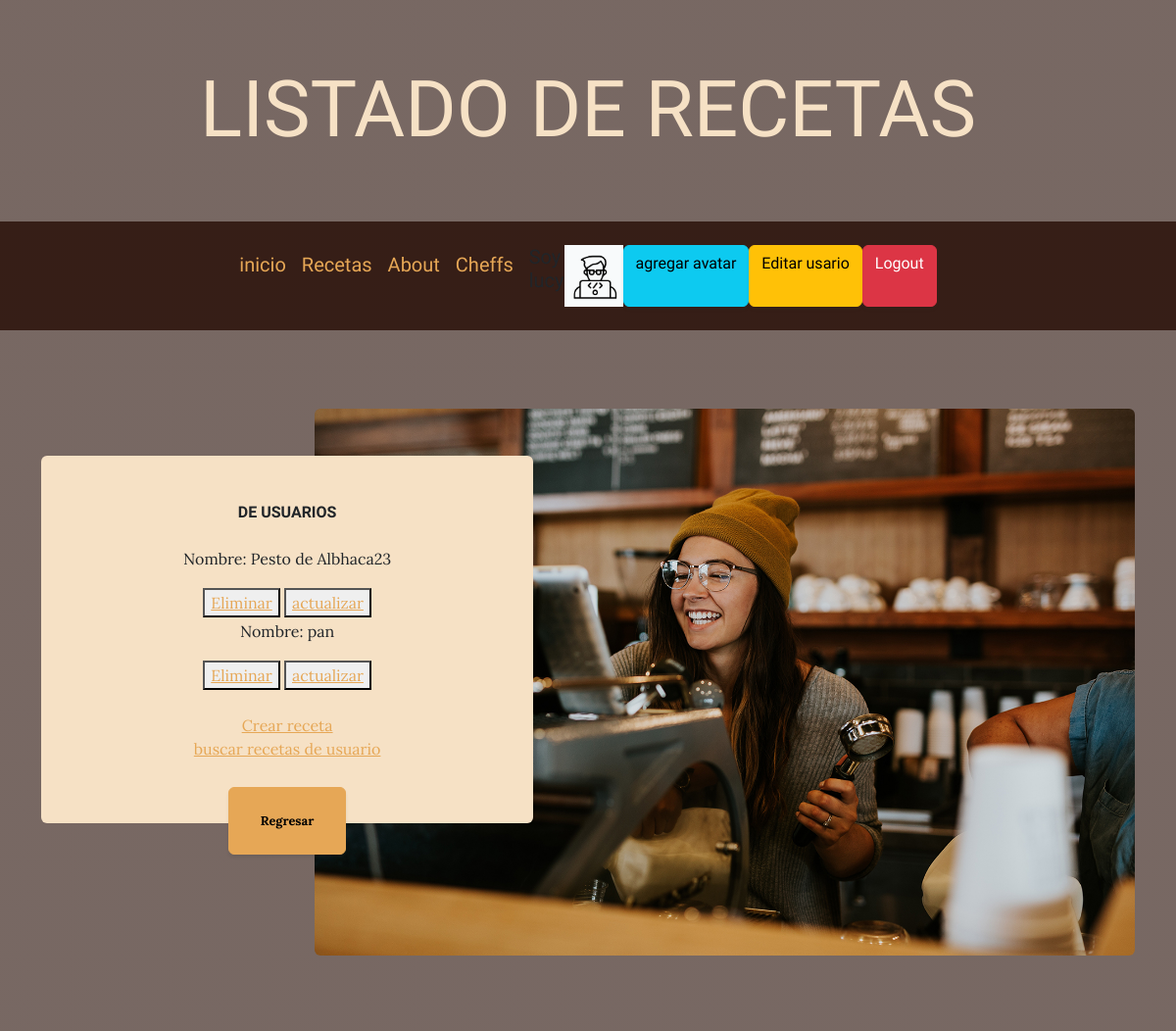
Page /AppRecetas/recetasMain/ (signed in, upper part) on the earlier database version.
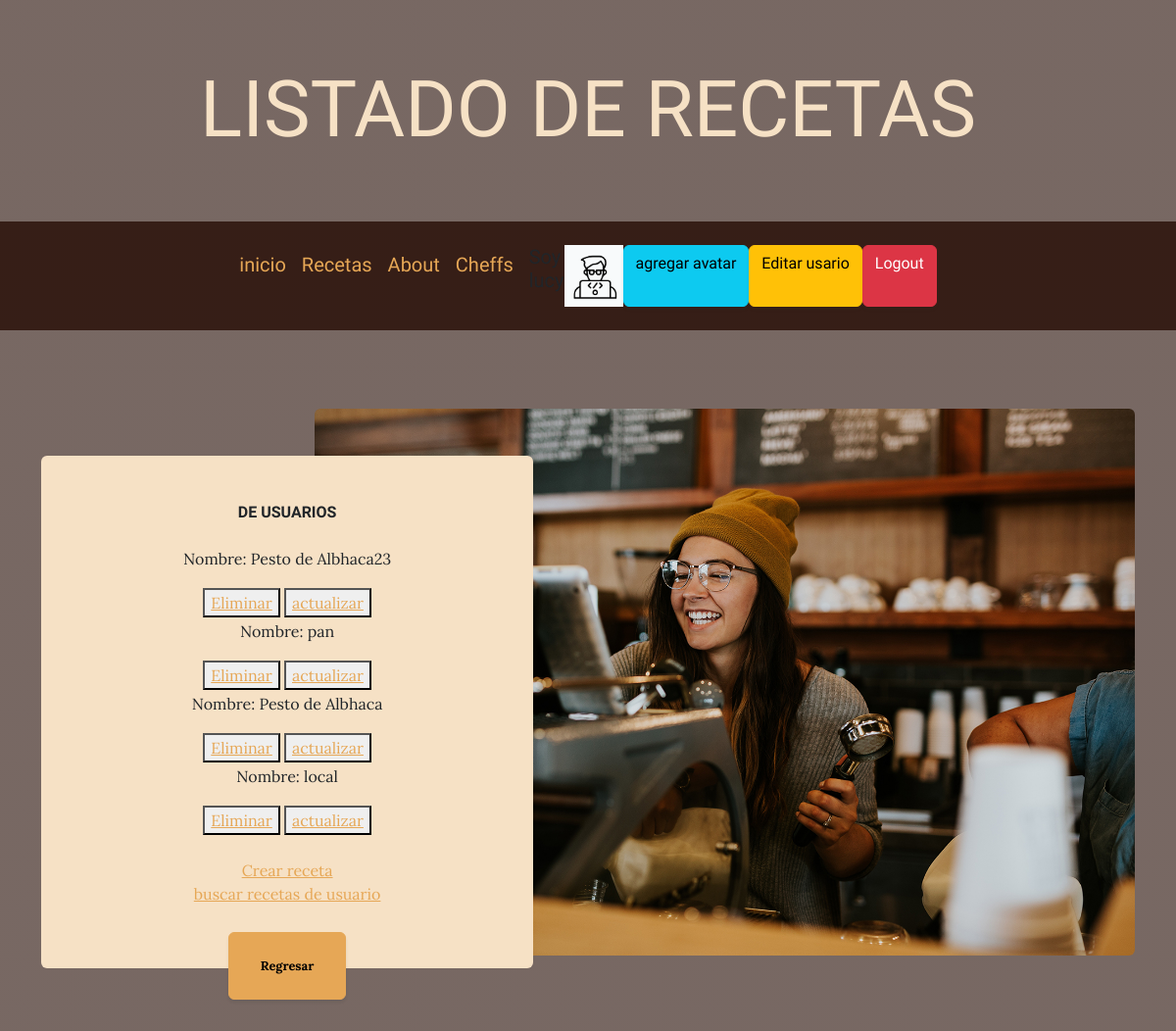
Same page on the later database version.
### AppRecetas/models.py (models this page shows, shortened)
class RecetasUsr(models.Model):
    nom_platosUsr = models.CharField(max_length=20)
    ingredientesUsr = models.CharField(max_length=100)
    recetaUsr = models.CharField(max_length=100)
    tiempoUsr = models.IntegerField()
    dificultadUsr = models.CharField(max_length=10)
    tipoDeCocinaUsr = models.CharField(max_length=20)
    fuenteUsr = models.CharField(max_length=30)
    procedimientoUsr = models.TextField()

### AppRecetas/views.py (the view)
# urls.py: path("recetasMain/", vista_recetasMain, name= "RecetasMain"),
def vista_recetasMain(request):
  recetasUsr_all = RecetasUsr.objects.all()
  recetasMain_all = RecetasMain.objects.all()
  return render(request,'AppRecetas/recetasMain.html', {"lista_recetasUsr" : recetasUsr_all , "lista_recetasMain": recetasMain_all})

### AppRecetas/templates/AppRecetas/recetasMain.html (shortened to what this page needs)
{% extends "AppRecetas/base.html" %}
{% block  titulo %}
Listado de recetas
{% endblock  %}
{% block  titulo_rec_1 %}
De usuarios
{% endblock %}
{% block complement%}
{% for recetasUsr in  lista_recetasUsr %}
    <p>Nombre: {{recetasUsr.nom_platosUsr}}  </p>
<button>
    <a href=" {% url 'eliminarRecetasUsr' recetasUsr.nom_platosUsr %}  ">Eliminar</a>
</button>
<button>
    <a href=" {% url 'updateRecetasUsr' recetasUsr.nom_platosUsr %}  ">actualizar</a>
    </button>
<br>
 {%endfor%}
 <br>
 <a href=" {% url 'AddRecetasUsr'  %}  ">Crear receta</a>
 <br>
 <a href="{% url 'seekRecetasUsr' %}">buscar recetas de usuario</a>
<br>
{% endblock %}

Differences in the rows shown:
added RecetasUsr: nom_platosUsr "Pesto de Albhaca"
added RecetasUsr: nom_platosUsr "local"
